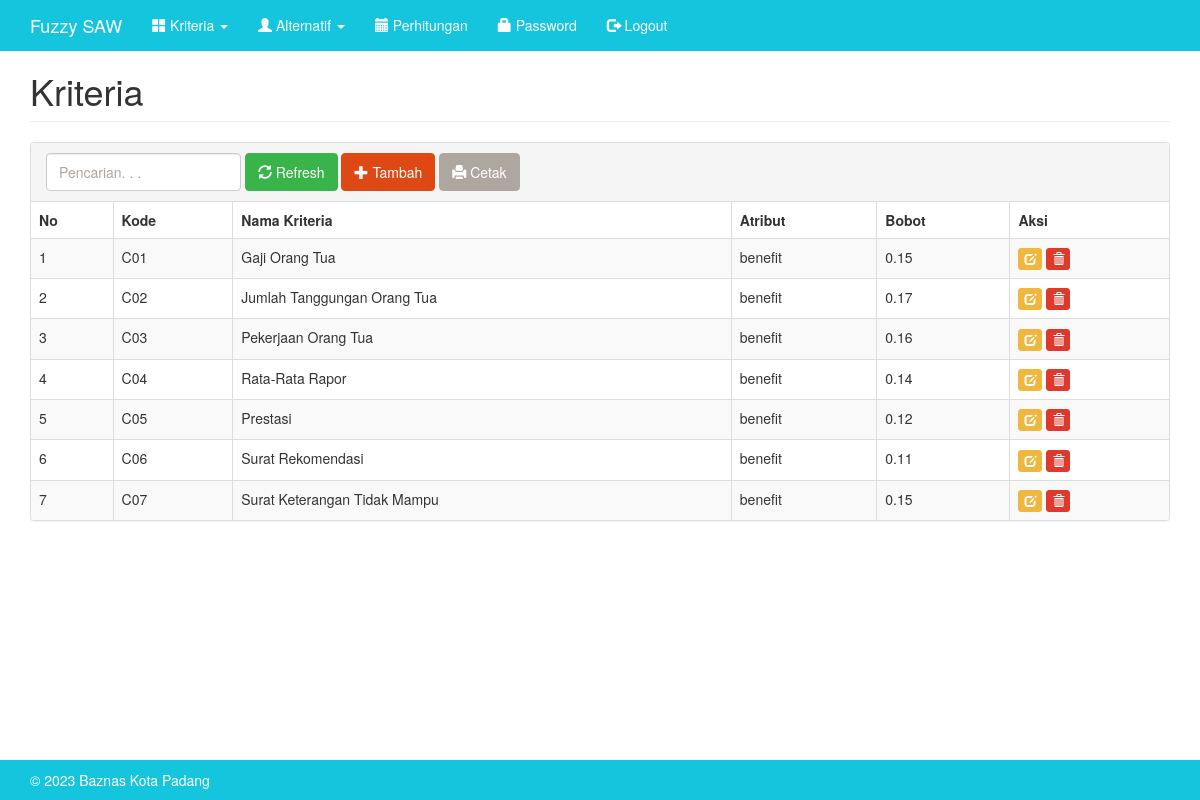
The app's page /index.php?m=kriteria (signed in) with its own data.
### tables this page shows
CREATE TABLE `tb_kriteria` (
  `kode_kriteria` varchar(16) NOT NULL,
  `nama_kriteria` varchar(256) DEFAULT NULL,
  `atribut` varchar(16) DEFAULT NULL,
  `bobot` double DEFAULT NULL
);

### functions.php (called while the page is built, shortened)
<?php
include 'config.php';
include 'includes/db.php';
$db = new DB($config['server'], $config['username'], $config['password'], $config['database_name']);
$mod = $_GET['m'];
function esc_field($str)
{
    return addslashes($str);
}

### config.php (called while the page is built)
<?php
$config["server"] = 'localhost';
$config["username"] = 'root';
$config["password"] = '';
$config["database_name"] = 'fuzzy_saw';

### includes/db.php (called while the page is built, shortened)
<?php
class DB
{
    var $conn = null;
    public function __construct($host, $username, $passwd, $dbname)
    {
        $this->conn = mysqli_connect($host, $username, $passwd, $dbname);
    }
    public function query($sql)
    {
        $query = mysqli_query($this->conn, $sql) or die('<pre>Error mysqli_query: ' . mysqli_error($this->conn) . '<br />' . $sql . '</pre>');
        return $query;
    }
    public function get_results($sql)
    {
        $query = $this->query($sql);
        $arr = array();
        while ($row = mysqli_fetch_object($query)) {
            $arr[] = $row;
        }
        return $arr;
    }
}

### kriteria.php (the view, shortened to what this page needs)
<div class="page-header">
    <h1>Kriteria</h1>
</div>
<div class="panel panel-default">
    <div class="panel-heading">
        <form class="form-inline">
            <div class="form-group">
                <input class="form-control" type="text" placeholder="Pencarian. . ." name="q" value="<?= $_GET['q'] ?>" />
            </div>
            <div class="form-group">
                <button class="btn btn-success"><span class="glyphicon glyphicon-refresh"></span> Refresh</button>
            </div>
            <div class="form-group">
                <a class="btn btn-primary" href="?m=kriteria_tambah"><span class="glyphicon glyphicon-plus"></span> Tambah</a>
            </div>
            <div class="form-group">
                <a class="btn btn-default" target="_blank" href="cetak.php?<?= $_SERVER['QUERY_STRING'] ?>"><span class="glyphicon glyphicon-print"></span> Cetak</a>
            </div>
        </form>
    </div>
    <div class="table-responsive">
        <table class="table table-bordered table-hover table-striped">
            <thead>
                <tr>
                    <th>No</th>
                    <th>Kode</th>
                    <th>Nama Kriteria</th>
                    <th>Atribut</th>
                    <th>Bobot</th>
                    <th>Aksi</th>
                </tr>
            </thead>
            <?php
            $q = esc_field($_GET['q']);
            $rows = $db->get_results("SELECT * FROM tb_kriteria WHERE nama_kriteria LIKE '%$q%' ORDER BY kode_kriteria");
            $no = 0;
            foreach ($rows as $row) : ?>
                <tr>
                    <td><?= ++$no ?></td>
                    <td><?= $row->kode_kriteria ?></td>
                    <td><?= $row->nama_kriteria ?></td>
                    <td><?= $row->atribut ?></td>
                    <td><?= $row->bobot ?></td>
                    <td>
                        <a class="btn btn-xs btn-warning" href="?m=kriteria_ubah&ID=<?= $row->kode_kriteria ?>"><span class="glyphicon glyphicon-edit"></span></a>
                        <a class="btn btn-xs btn-danger" href="aksi.php?act=kriteria_hapus&ID=<?= $row->kode_kriteria ?>" onclick="return confirm('Hapus data?')"><span class="glyphicon glyphicon-trash"></span></a>
                    </td>
                </tr>
            <?php endforeach ?>
        </table>
    </div>
</div>

### index.php (shortened to what this page needs)
<?php
include 'functions.php';
?>
<!DOCTYPE html>
<html lang="en">
<head>
    <link href="assets/css/united-bootstrap.min.css" rel="stylesheet" />
    <link href="assets/css/general.css" rel="stylesheet" />
</head>
<body>
    <nav class="navbar navbar-default navbar-static-top">
        <div class="container">
            <div class="navbar-header">
                <a class="navbar-brand" href="?">Fuzzy SAW</a>
            </div>
            <div id="navbar" class="navbar-collapse collapse">
                <ul class="nav navbar-nav">
                    <li class="dropdown">
                        <a href="?m=kriteria" class="dropdown-toggle" data-toggle="dropdown" role="button" aria-expanded="false"><span class="glyphicon glyphicon-th-large"></span> Kriteria <span class="caret"></span></a>
                    </li>
                    <li class="dropdown">
                        <a href="?m=alternatif" class="dropdown-toggle" data-toggle="dropdown" role="button" aria-expanded="false"><span class="glyphicon glyphicon-user"></span> Alternatif <span class="caret"></span></a>
                    </li>
                    <li><a href="?m=hitung"><span class="glyphicon glyphicon-calendar"></span> Perhitungan</a></li>
                    <li><a href="?m=password"><span class="glyphicon glyphicon-lock"></span> Password</a></li>
                    <li><a href="aksi.php?act=logout"><span class="glyphicon glyphicon-log-out"></span> Logout</a></li>
                </ul>
            </div>
        </div>
    </nav>
    <div class="container">
        <?php
        if (file_exists($mod . '.php'))
            include $mod . '.php';
        else
            include 'home.php';
        ?>
    </div>
    <footer class="footer bg-primary">
        <div class="container">
            <p> &copy; <?= date('Y') ?> Baznas Kota Padang <em class="pull-right"></em></p>
        </div>
    </footer>
</body>
</html>

### assets/css/general.css (style rules this page uses)
html { position: relative; min-height: 100%; }
body { margin-bottom: 70px; }
.footer { position: absolute; bottom: 0; width: 100%; height: 40px; }
.footer .container p { margin: 10px 0; }
.page-header { margin-top: 0; padding-bottom: 0; }
.page-header h1 { margin-top: 0; }

### records on screen
tb_kriteria: kode_kriteria "C01", nama_kriteria "Gaji Orang Tua", atribut "benefit", bobot "0.15"
tb_kriteria: kode_kriteria "C02", nama_kriteria "Jumlah Tanggungan Orang Tua", atribut "benefit", bobot "0.17"
tb_kriteria: kode_kriteria "C03", nama_kriteria "Pekerjaan Orang Tua", atribut "benefit", bobot "0.16"
tb_kriteria: kode_kriteria "C04", nama_kriteria "Rata-Rata Rapor", atribut "benefit", bobot "0.14"
tb_kriteria: kode_kriteria "C05", nama_kriteria "Prestasi", atribut "benefit", bobot "0.12"
tb_kriteria: kode_kriteria "C06", nama_kriteria "Surat Rekomendasi", atribut "benefit", bobot "0.11"
tb_kriteria: kode_kriteria "C07", nama_kriteria "Surat Keterangan Tidak Mampu", atribut "benefit", bobot "0.15"
